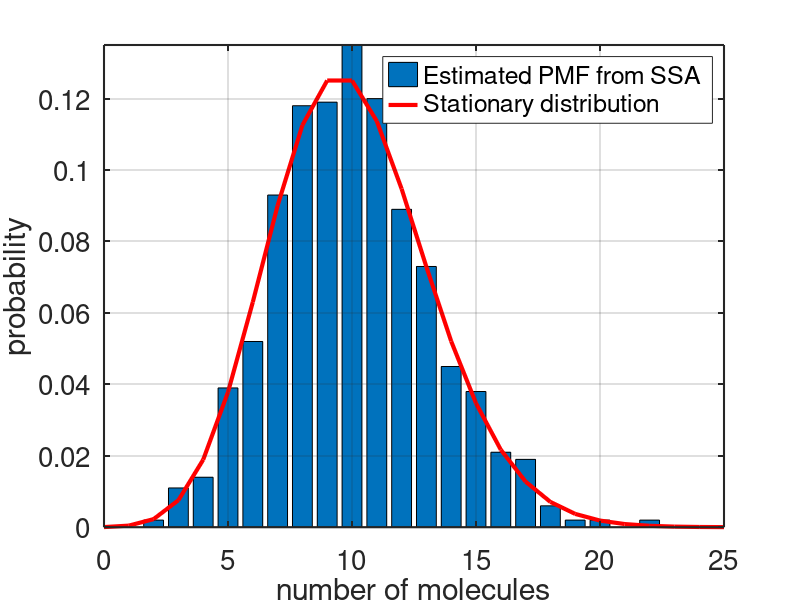

Here is the MATLAB script that generated this plot:
function CH1_production_degradation_CME

k1=0.1; % production rate
k2=1; % degradation rate

numberofrealisations=1000;
T = 100; % length of each simulation

M = 30; % keep track of A values between 0 and M
p=zeros(M,1); % need to adjust size when parameters are adjusted

for i = 1:numberofrealisations
    time=0;
    A = 0; %ceil(k2/k1); % initialise at the expected mean to save time
    while (time < T)
        rr=rand(2,1);
        a0=k1*A+k2;
        time=time+(1/a0)*log(1/rr(1));
        if (rr(2)*a0<k1*A)
            A=A-1; % degradation
        else
            A=A+1; % production
        end
    end
    if A < M
    p(A+1)=p(A+1)+1; % keep track of num molecules at simulation end
    end
end
p=p/numberofrealisations;

%% Compute the stationary distribution using the recursive formulation
% p(n+1) is the stationary probability that A=n for n=0,1,2,3,.....

phi(1)=1;
phi(2)=k2/k1*phi(1);
int=phi(1)+phi(2);
for n=1:24
    phi(n+2)=(k1*n*phi(n+1)+k2*phi(n+1)-k2*phi(n))/(k1*(n+1));
    int=int+phi(n+1);
end
phi=phi/int; % impose normalisation constraint (must be a true PMF!)

%% Plotting
figure;
bar(0:23,p(1:24));
hold on;
plot(0:25,phi,'r','Linewidth',3);
xlabel('number of molecules','Interpreter','none');
ylabel('probability','Interpreter','none');
legend('Estimated PMF from SSA','Stationary distribution','Interpreter','none');
axis tight;
xlim([0 25]);
set(gca,'linewidth',1.5);
set(gca,'FontSize',20);
grid on;
